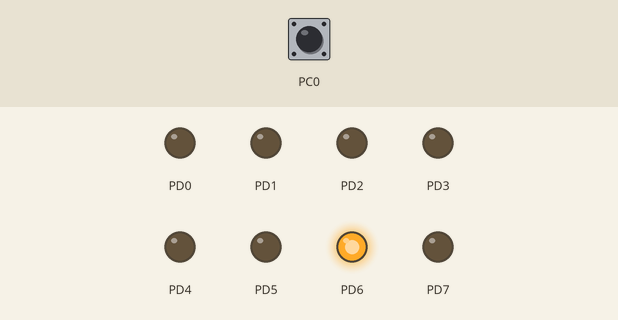
Recording of a program running on a simulated ATmega128, built with avr-gcc and emulated at 10 MHz. Shown: output pins drawn as LEDs (lit = HIGH). Inputs (shaded band) come from the test bench; at power-on: PC0 HIGH.

Above: at 0.5 s.
At 4.0 s:
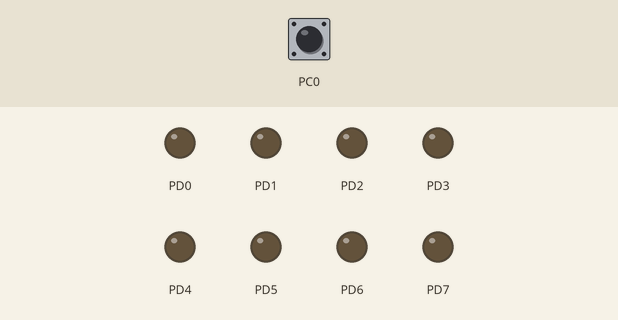
Timing chart, 0 to 5.8 s (numbered marks = the images above):
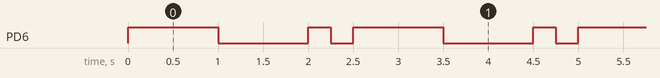

Measured:
- by itself, PD6: repeats every 2.5 s: LOW 1.0 s, HIGH 0.25 s, LOW 0.25 s, HIGH 1.0 s
- by itself, everything shown: repeats every 2.5 s, in 4 steps

The program:

main.c
```c
/*
 * Opdracht 6B.c
 *
 * Created: 07/02/2025 15:33:50
 */

/* B. 6 */
#define F_CPU 10000000UL
#include <avr/io.h>
#include <util/delay.h>

int main(void)
{
	PORTC |= (1<<PC0); /* Uit is 0, aan is 1. */

	DDRD = 0xFF; /* Zet rij D als output */
	/* Replace with your application code */
	while (1)
	{
		int val = 0b01000000;
		/* Knipper per 1 sec.*/
		PORTD = val; /* Toon 1 lampje op basis van val waarde */
		_delay_ms(1000); /* Wacht 1 sec */
		val = 0b00000000;
		PORTD = val;
		_delay_ms(1000); /* Wacht 1 sec */

		if (PINC & (1<<PC0)) /* Kijken of de knop ingedrukt is */
		{
			while (1)
			{
				int val = 0b01000000;
				/* Knipper per 0,25 sec.*/
				PORTD = val; /* Toon 1 lampje op basis van val waarde */
				_delay_ms(250);
				val = 0b00000000;
				PORTD = val;
				_delay_ms(250);

				if (PINC & (1<<PC0)) /* Kijken of de knop ingedrukt is */
				{
					break;
				}
			}
		}
	}
}
```
